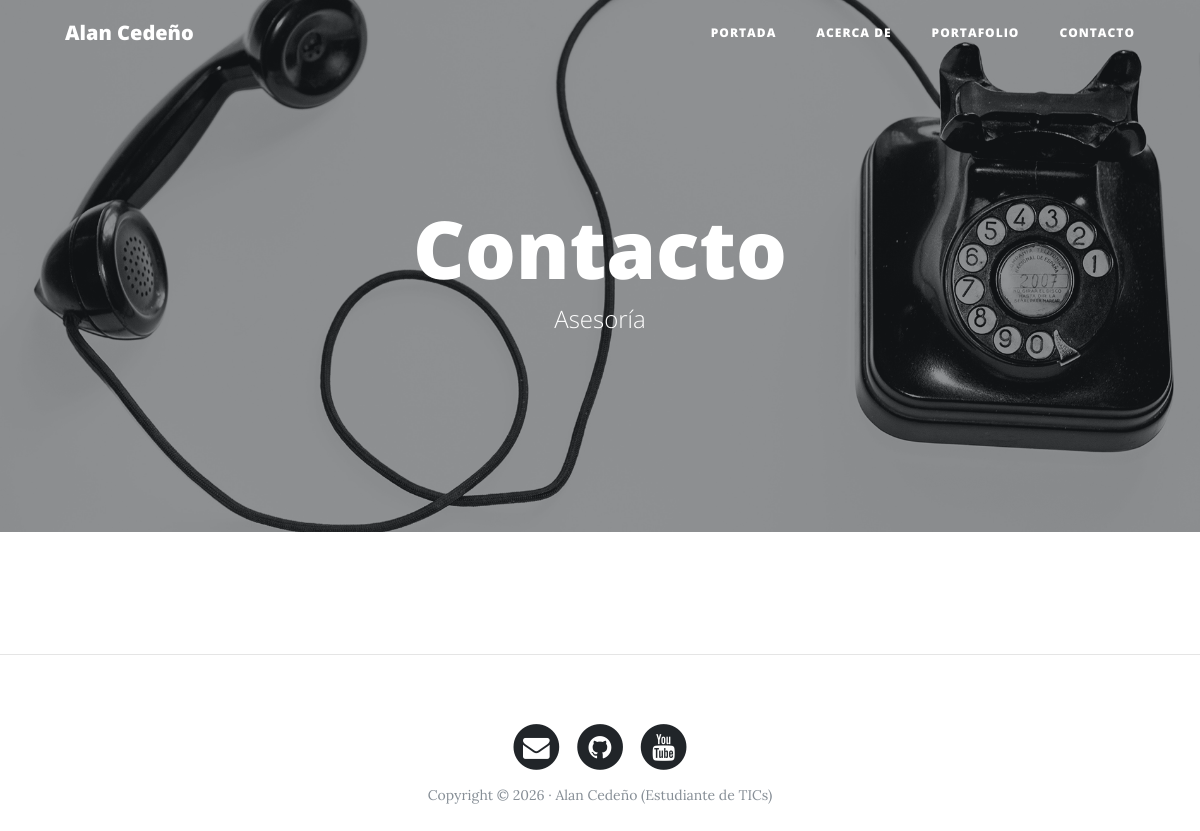
/contactos, run on an earlier commit of the app's database.
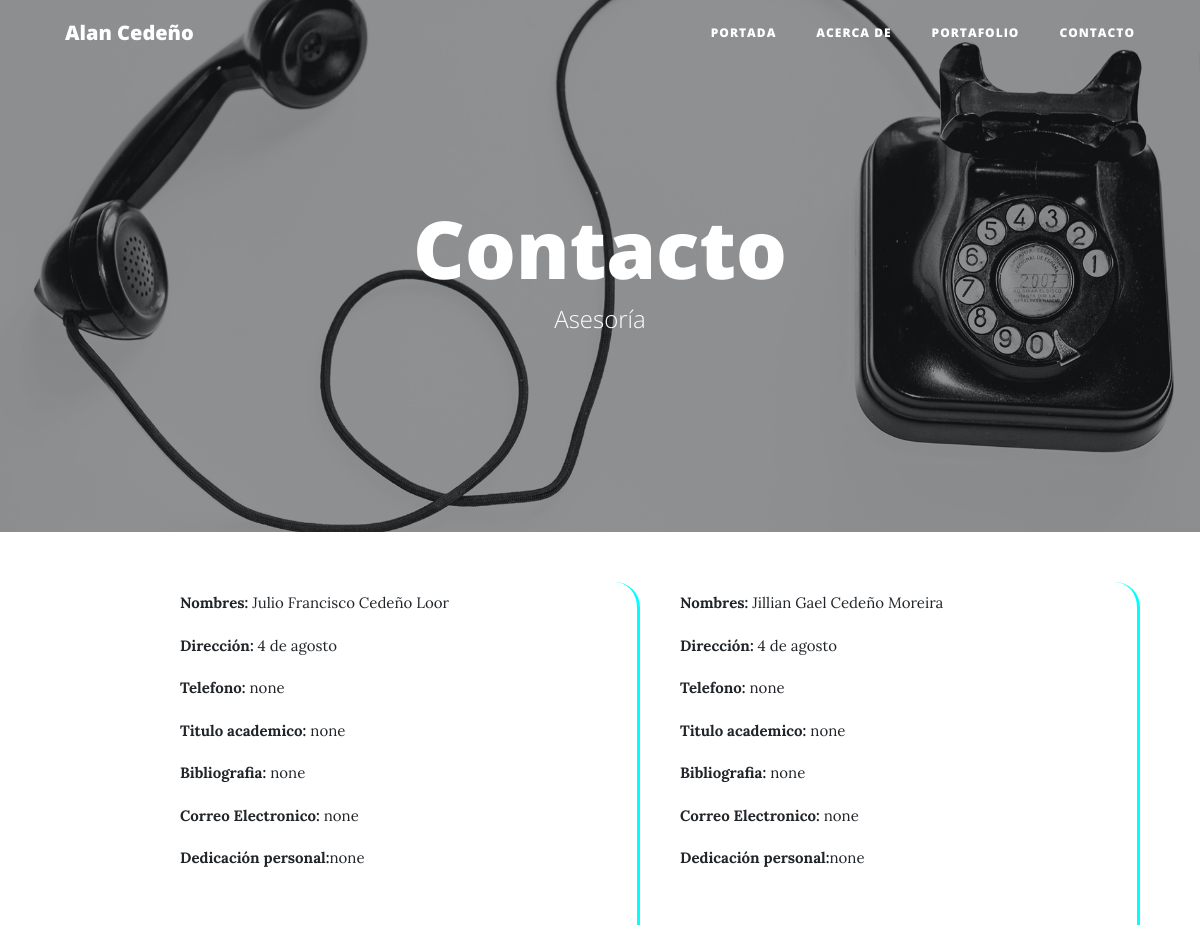
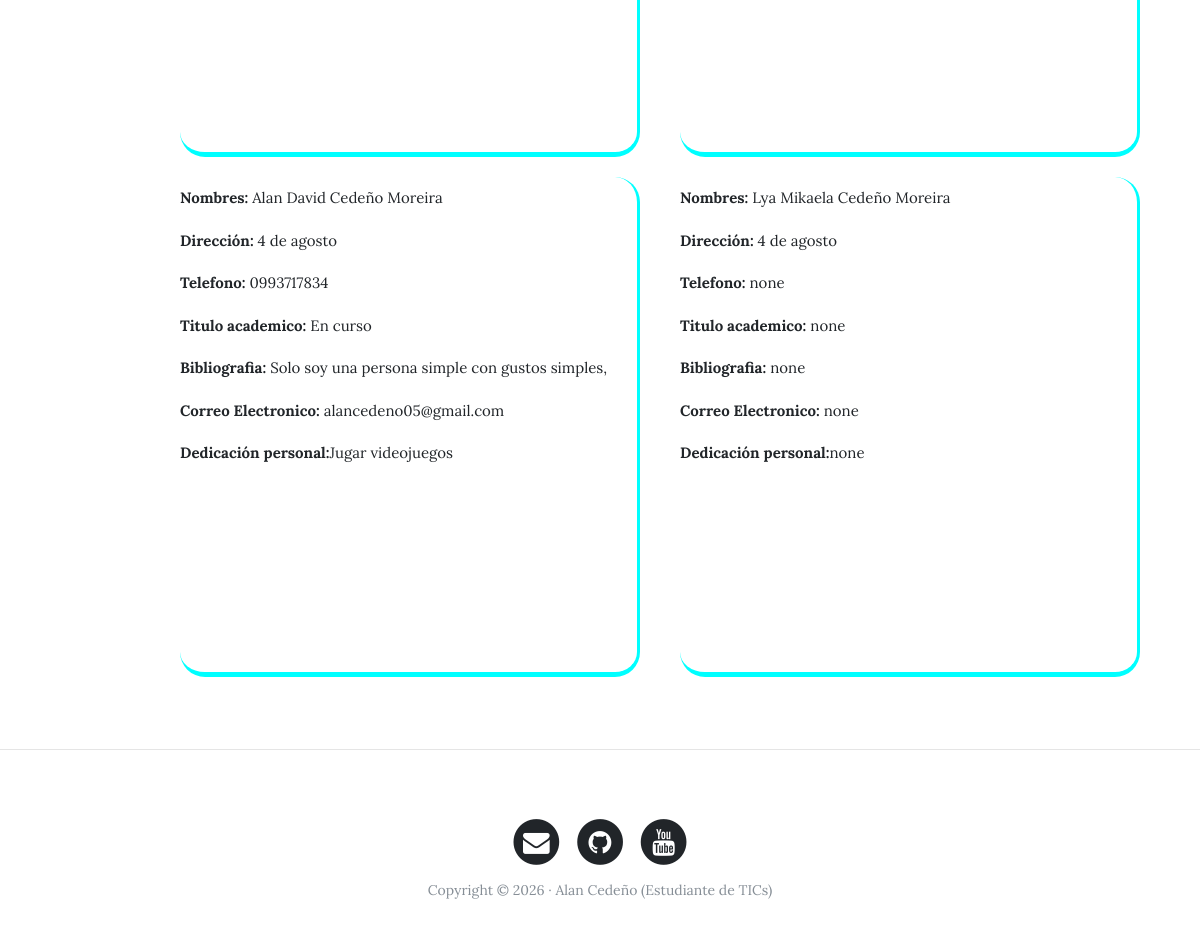
And on a later commit of the database (2 pictures, top to bottom).
### todo/models.py (models this page shows, shortened)
class Personas(models.Model):
    nombres = models.CharField(max_length=100, verbose_name="Nombres")
    apellidos = models.CharField(max_length=100, verbose_name="Apellidos")
    direccion = models.CharField(max_length=100, verbose_name="Dirección")
    telefono = models.CharField(max_length=10, verbose_name="Telefono")
    titulo_academico = models.CharField(max_length=100, verbose_name="Titulo Academico")
    biografia = models.TextField(max_length=1000, verbose_name="Biografia")
    correo_electronico = models.CharField(max_length=100, verbose_name="Correo Electronico")
    dedicacion_personal = models.TextField(max_length=1000, verbose_name="Dedicación Personal")
    created = models.DateTimeField(auto_now_add=True, verbose_name="Fecha de creación")
    updated = models.DateTimeField(auto_now=True, verbose_name="Fecha de actualización")
    class Meta:
        verbose_name = "Persona"
        verbose_name_plural = "Personas"
        ordering = ['-created']
        db_table = 'personas'

### todo/views.py (the view)
# urls.py: path("contactos", views.    contact, name="contact"),
def contact(request):
    personas = Personas.objects.all()
    return render(request, 'todo/contact.html', {
        'personas': personas
    })

### templates/todo/contact.html (shortened to what this page needs)
{% load static %}
<!DOCTYPE html>
<html lang="es">
  <head>
    <link href="{% static 'vendor/bootstrap/css/bootstrap.min.css' %}" rel="stylesheet">
    <link href="{% static 'vendor/font-awesome/css/font-awesome.min.css' %}" rel="stylesheet" type="text/css">
    <link href="{% static 'css/clean-blog.min.css' %}" rel="stylesheet">
  </head>
  <body>
    <nav class="navbar navbar-expand-lg navbar-light fixed-top" id="mainNav">
      <div class="container">
        <a class="navbar-brand" href="{% url 'index' %}">Alan Cedeño</a>
        <div class="collapse navbar-collapse" id="navbarResponsive">
          <ul class="navbar-nav ml-auto">
            <li class="nav-item">
              <a class="nav-link" href={% url 'index' %}>Portada</a>
            </li>
            <li class="nav-item">
              <a class="nav-link" href={% url 'about' %}>Acerca de</a>
            </li>
            <li class="nav-item">
              <a class="nav-link" href={% url 'portfolio' %}>Portafolio</a>
            </li>
            <li class="nav-item">
              <a class="nav-link" href={% url 'contact' %}>Contacto</a>
            </li>
          </ul>
        </div>
      </div>
    </nav>
    <header class="masthead" style="background-image: url({% static 'img/contact-bg.jpg' %})">
      <div class="overlay"></div>
      <div class="container">
        <div class="row">
          <div class="col-lg-8 col-md-10 mx-auto">
            <div class="site-heading">
              <h1>Contacto</h1>
              <span class="subheading">Asesoría</span>
            </div>
          </div>
        </div>
      </div>
    </header>
        <div id = "personas">
    {% for persona in personas %}
            <div id = "informacion">
                <p><b>Nombres:</b> {{ persona.nombres }} {{ persona.apellidos }}</p>
                <p><b>Dirección:</b> {{ persona.direccion }}</p>
                <p><b>Telefono:</b> {{ persona.telefono }}</p>
                <p><b>Titulo academico:</b> {{ persona.titulo_academico }}</p>
                <p><b>Bibliografia:</b> {{ persona.biografia }}</p>
                <p><b>Correo Electronico:</b> {{ persona.correo_electronico }}</p>
                <p><b>Dedicación personal:</b>{{ persona.dedicacion_personal }}</p>
            </div>
    {% endfor %}
</div>
    <hr>
    <footer>
      <div class="container">
        <div class="row">
          <div class="col-lg-8 col-md-10 mx-auto">
              <ul class="list-inline text-center">
               <li class="list-inline-item">
                 <a href="https://www.facebook.com/alan.david.cedeno.moreira.2025/">
                   <span class="fa-stack fa-lg">
                     <i class="fa fa-circle fa-stack-2x"></i>
                     <i class="fa fa-envelope fa-stack-1x fa-inverse"></i>
                   </span>
                 </a>
               </li>
               <li class="list-inline-item">
                 <a href="https://github.com/theG4M3RScrack">
                   <span class="fa-stack fa-lg">
                     <i class="fa fa-circle fa-stack-2x"></i>
                     <i class="fa fa-github fa-stack-1x fa-inverse"></i>
                   </span>
                 </a>
               </li>
               <li class="list-inline-item">
                 <a href="https://www.youtube.com/@theG4M3RScrack">
                   <span class="fa-stack fa-lg">
                     <i class="fa fa-circle fa-stack-2x"></i>
                     <i class="fa fa-youtube fa-stack-1x fa-inverse"></i>
                   </span>
                 </a>
               </li>
             </ul>
             <p class="copyright text-muted">Copyright &copy; 2026 · Alan Cedeño (Estudiante de TICs) </p>
          </div>
        </div>
      </div>
    </footer>
  </body>
</html>

### templates/todo/contact.html (style rules this page uses)
#informacion { height: 500px; display: flex; flex-direction: column; justify-content: right; border-right: 3px solid cyan; border-bottom: 5px solid cyan; border-radius: 25px; width:calc(50% - 20px); }
#personas { font-size: 15px; width: 80%; margin-left: 15%; display: flex; justify-content: space-between; flex-wrap: wrap; gap: 20px; flex-direction: row-reverse; }

What changed in the data, as far as the page shows it:
added Personas: nombres "Jillian Gael", apellidos "Cedeño Moreira", direccion "4 de agosto", telefono "none", titulo_academico "none", biografia "none", correo_electronico "none", dedicacion_personal "none"
added Personas: nombres "Julio Francisco", apellidos "Cedeño Loor", direccion "4 de agosto", telefono "none", titulo_academico "none", biografia "none", correo_electronico "none", dedicacion_personal "none"
added Personas: nombres "Lya Mikaela", apellidos "Cedeño Moreira", direccion "4 de agosto", telefono "none", titulo_academico "none", biografia "none", correo_electronico "none", dedicacion_personal "none"
added Personas: nombres "Alan David", apellidos "Cedeño Moreira", direccion "4 de agosto", telefono "0993717834", titulo_academico "En curso", biografia "Solo soy una persona simple con gustos simples,", correo_electronico "alancedeno05@gmail.com", dedicacion_personal "Jugar videojuegos"
